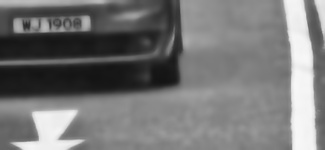
#> input picture plate_images/daily/2025-08-28/1908_20250828_155543_3e51d308_full.jpg, 325 x 150 px
$ python -i advanced_processing.py   (imports and definitions only)   (older library calls are emulated)
#> lines starting #> are read from the running program, lines starting #| are printed output that depends on the picture; after the words box and inside, x2 and y2 are one past the last pixel; in counts of white or black regions, pixels touching at a corner belong together
"""
Advanced image processing utilities for Phase 3 enhancements
Includes perspective correction and quality scoring
"""

import cv2
import numpy as np


def correct_plate_perspective(plate_img, max_angle=30):
    """
    Correct perspective distortion in plate image

    Args:
        plate_img: Input plate image
        max_angle: Maximum angle deviation to correct (degrees)

    Returns:
        Corrected plate image or original if correction fails
    """
    try:
        # Convert to grayscale
        if len(plate_img.shape) == 3:
            gray = cv2.cvtColor(plate_img, cv2.COLOR_BGR2GRAY)
        else:
            gray = plate_img

        # Edge detection
        edges = cv2.Canny(gray, 50, 150, apertureSize=3)

        # Find contours
        contours, _ = cv2.findContours(edges, cv2.RETR_EXTERNAL, cv2.CHAIN_APPROX_SIMPLE)

        if not contours:
            return plate_img

        # Get largest contour (likely the plate border)
        largest_contour = max(contours, key=cv2.contourArea)

        # Get minimum area rectangle
        rect = cv2.minAreaRect(largest_contour)
        angle = rect[2]

        # Normalize angle
        if angle < -45:
            angle = 90 + angle

        # Only correct if angle is significant but not too extreme
        if abs(angle) > 2 and abs(angle) < max_angle:
            # Get rotation matrix
            (h, w) = plate_img.shape[:2]
            center = (w // 2, h // 2)
            M = cv2.getRotationMatrix2D(center, angle, 1.0)

            # Rotate image
            corrected = cv2.warpAffine(plate_img, M, (w, h),
                                      flags=cv2.INTER_CUBIC,
                                      borderMode=cv2.BORDER_REPLICATE)

            return corrected

        return plate_img

    except Exception:
        return plate_img


def calculate_plate_quality_score(plate_img, ocr_confidence=None):
    """
    Calculate comprehensive quality score for plate image

    Args:
        plate_img: Input plate image
        ocr_confidence: Optional OCR confidence score

    Returns:
        Quality score between 0.0 and 1.0
    """
    try:
        # Convert to grayscale if needed
        if len(plate_img.shape) == 3:
            gray = cv2.cvtColor(plate_img, cv2.COLOR_BGR2GRAY)
        else:
            gray = plate_img

        scores = []

        # 1. Sharpness (Laplacian variance) - weight: 30%
        laplacian_var = cv2.Laplacian(gray, cv2.CV_64F).var()
        sharpness_score = min(laplacian_var / 500.0, 1.0)  # Normalize to 0-1
        scores.append(('sharpness', sharpness_score, 0.30))

        # 2. Contrast (standard deviation) - weight: 25%
        contrast = gray.std()
        contrast_score = min(contrast / 100.0, 1.0)  # Normalize to 0-1
        scores.append(('contrast', contrast_score, 0.25))

        # 3. Brightness (distance from ideal 128) - weight: 15%
        mean_brightness = gray.mean()
        brightness_score = 1.0 - abs(mean_brightness - 128) / 128.0
        brightness_score = max(0.0, brightness_score)
        scores.append(('brightness', brightness_score, 0.15))

        # 4. Size adequacy - weight: 10%
        height, width = gray.shape[:2]
        size_score = min((width * height) / (200 * 60), 1.0)  # Normalize based on ideal size
        scores.append(('size', size_score, 0.10))

        # 5. OCR confidence - weight: 20%
        if ocr_confidence is not None:
            ocr_score = float(ocr_confidence)
            scores.append(('ocr', ocr_score, 0.20))
        else:
            # Redistribute weight if no OCR confidence
            for i in range(len(scores)):
                name, score, weight = scores[i]
                scores[i] = (name, score, weight * 1.25)  # Increase other weights proportionally

        # Calculate weighted average
        total_score = sum(score * weight for _, score, weight in scores)

        return min(max(total_score, 0.0), 1.0)  # Clamp to 0-1

    except Exception:
        return 0.5  # Return neutral score on error


# [49 lines left out: function detect_plate_angle, not called in this run]


def enhance_plate_for_ocr(plate_img):
    """
    Apply multiple enhancement techniques and return best result

    Args:
        plate_img: Input plate image

    Returns:
        List of enhanced images with their quality scores
    """
    enhanced_images = []

    try:
        # Original
        original_score = calculate_plate_quality_score(plate_img)
        enhanced_images.append(('original', plate_img, original_score))

        # Perspective corrected
        corrected = correct_plate_perspective(plate_img)
        corrected_score = calculate_plate_quality_score(corrected)
        enhanced_images.append(('perspective_corrected', corrected, corrected_score))

        # High contrast
        if len(plate_img.shape) == 3:
            gray = cv2.cvtColor(plate_img, cv2.COLOR_BGR2GRAY)
        else:
            gray = plate_img

        # CLAHE enhancement
        clahe = cv2.createCLAHE(clipLimit=4.0, tileGridSize=(4, 4))
        enhanced = clahe.apply(gray)
        enhanced_score = calculate_plate_quality_score(enhanced)
        enhanced_images.append(('clahe_enhanced', enhanced, enhanced_score))

        # Bilateral filter (preserves edges while smoothing)
        bilateral = cv2.bilateralFilter(gray, 9, 75, 75)
        bilateral_score = calculate_plate_quality_score(bilateral)
        enhanced_images.append(('bilateral_filtered', bilateral, bilateral_score))

        # Sort by quality score
        enhanced_images.sort(key=lambda x: x[2], reverse=True)

        return enhanced_images

    except Exception:
        # Return original if enhancement fails
        return [('original', plate_img, 0.5)]


# [41 lines left out: function is_plate_readable, not called in this run]

>>> import cv2
>>> picture = cv2.imread('../../plate_images/daily/2025-08-28/1908_20250828_155543_3e51d308_full.jpg')
#> picture is the input picture: shape (150, 325, 3); min 19, max 248, mean 117.4
>>> result = enhance_plate_for_ocr(picture)
#> in calculate_plate_quality_score, `laplacian_var = cv2.Laplacian(gray, cv2.CV_64F).var()`: laplacian_var = 63.52
#> in calculate_plate_quality_score, `sharpness_score = min(laplacian_var / 500.0, 1.0)`: sharpness_score = 0.127
#> in calculate_plate_quality_score, `contrast = gray.std()`: contrast = 57.98
#> in calculate_plate_quality_score, `contrast_score = min(contrast / 100.0, 1.0)`: contrast_score = 0.58
#> in calculate_plate_quality_score, `mean_brightness = gray.mean()`: mean_brightness = 117.4
#> in calculate_plate_quality_score, `brightness_score = 1.0 - abs(mean_brightness - 128) / 128.0`: brightness_score = 0.918
#> the loop in calculate_plate_quality_score, `for i in range(len(scores)):` made 4 passes
#> (name, score, weight) on passes 1 to 4: ('sharpness', 0.127, 0.3), ('contrast', 0.58, 0.25), ('brightness', 0.918, 0.15), ('size', 1, 0.1)
#> after the loop in calculate_plate_quality_score, `for i in range(len(scores)):`: scores = [('sharpness', 0.127, 0.375), ('contrast', 0.58, 0.312), ('brightness', 0.918, 0.188), ('size', 1, 0.125)]
#> in calculate_plate_quality_score, `total_score = sum(score * weight for _, score, weight in scores)`: total_score = 0.526
#> in correct_plate_perspective, `edges = cv2.Canny(gray, 50, 150, apertureSize=3)`:
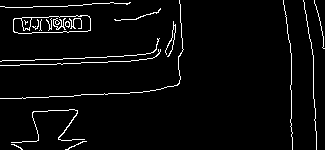
#> edges: shape (150, 325); 3.8% white in thin lines or dots
#> in correct_plate_perspective, `contours, _ = cv2.findContours(edges, cv2.RETR_EXTERNAL, cv2.CHAIN_APP..`: contours = 13 contours, 11 with area under 20; largest, box (x1, y1, x2, y2) and area: (13, 15, 91, 34) 1180, (11, 109, 85, 143) 22
#> in correct_plate_perspective, `largest_contour = max(contours, key=cv2.contourArea)`: largest_contour = contour of 35 points, box (x1, y1, x2, y2) (13, 15, 91, 34), area 1180
#> in correct_plate_perspective, `rect = cv2.minAreaRect(largest_contour)`: rect = ((51.49, 24.26), (77.43, 16.69), -2.12)
#> in correct_plate_perspective, `angle = rect[2]`: angle = -2.12
#> in correct_plate_perspective, `M = cv2.getRotationMatrix2D(center, angle, 1.0)`: M = [[0.999, -0.037, 2.89], [0.037, 0.999, -5.94]]
#> in correct_plate_perspective, `corrected = cv2.warpAffine(plate_img, M, (w, h), flags=cv2.INTER_CUBIC..`:
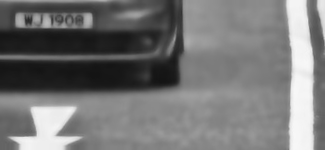
#> corrected: shape (150, 325, 3); min 19, max 248, mean 117.2
#> the loop in calculate_plate_quality_score (call 2), `for i in range(len(scores)):` made 4 passes
#> (name, score, weight) on passes 1 to 4: ('sharpness', 0.124, 0.3), ('contrast', 0.582, 0.25), ('brightness', 0.916, 0.15), ('size', 1, 0.1)
#> in enhance_plate_for_ocr, `corrected_score = calculate_plate_quality_score(corrected)`: corrected_score = 0.525
#> in enhance_plate_for_ocr, `enhanced = clahe.apply(gray)`:
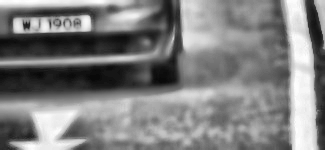
#> enhanced: shape (150, 325); min 7, max 255, mean 127.3
#> in enhance_plate_for_ocr, `enhanced_score = calculate_plate_quality_score(enhanced)`: enhanced_score = 0.631
#> in enhance_plate_for_ocr, `bilateral_score = calculate_plate_quality_score(bilateral)`: bilateral_score = 0.485
#> result = 4 items

$ run again, on plate_images/daily/2025-08-28/5381_20250828_154217_98c9e4eb_full.jpg
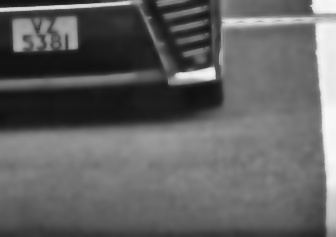
#> input picture plate_images/daily/2025-08-28/5381_20250828_154217_98c9e4eb_full.jpg, 336 x 237 px
#> picture is the input picture: shape (237, 336, 3); min 15, max 251, mean 98.3
#> laplacian_var = 103.5
#> sharpness_score = 0.207
#> contrast = 49.73
#> contrast_score = 0.497
#> mean_brightness = 98.3
#> brightness_score = 0.768
#> the loop in calculate_plate_quality_score, `for i in range(len(scores)):` made 4 passes
#> (name, score, weight) on passes 1 to 4: ('sharpness', 0.207, 0.3), ('contrast', 0.497, 0.25), ('brightness', 0.768, 0.15), ('size', 1, 0.1)
#> after the loop in calculate_plate_quality_score, `for i in range(len(scores)):`: scores = [('sharpness', 0.207, 0.375), ('contrast', 0.497, 0.312), ('brightness', 0.768, 0.188), ('size', 1, 0.125)]
#> total_score = 0.502
#> in correct_plate_perspective, `edges = cv2.Canny(gray, 50, 150, apertureSize=3)`:
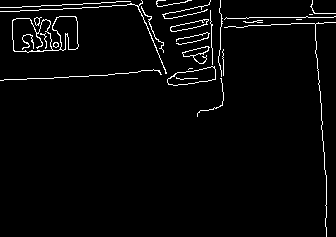
#> edges: shape (237, 336); 3% white in thin lines or dots
#> contours = 24 contours, 17 with area under 20; largest, box (x1, y1, x2, y2) and area: (12, 16, 79, 53) 1718, (167, 66, 216, 86) 558, (170, 19, 209, 32) 198, (182, 46, 210, 64) 143, (34, 17, 42, 26) 30, (0, 0, 167, 74) 23, (53, 42, 59, 48) 21
#> largest_contour = contour of 106 points, box (x1, y1, x2, y2) (12, 16, 79, 53), area 1718
#> rect = ((44.68, 33.94), (65.77, 34.52), -2.66)
#> angle = -2.66
#> M = [[0.999, -0.0465, 5.66], [0.0465, 0.999, -7.68]]
#> the loop in calculate_plate_quality_score (call 2), `for i in range(len(scores)):` made 4 passes
#> (name, score, weight) on passes 1 to 4: ('sharpness', 0.169, 0.3), ('contrast', 0.498, 0.25), ('brightness', 0.771, 0.15), ('size', 1, 0.1)
#> corrected_score = 0.489
#> in enhance_plate_for_ocr, `enhanced = clahe.apply(gray)`:
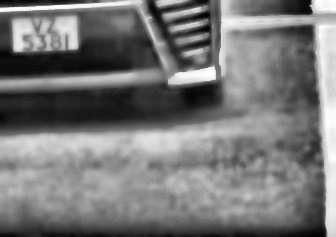
#> enhanced: shape (237, 336); min 1, max 254, mean 119.1
#> enhanced_score = 0.608
#> bilateral_score = 0.463
#> result = 4 items

$ run again, on plate_images/daily/2025-08-28/6641_20250828_152935_32bf7526_full.jpg
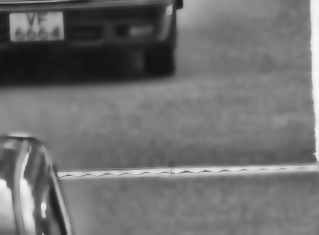
#> input picture plate_images/daily/2025-08-28/6641_20250828_152935_32bf7526_full.jpg, 319 x 235 px
#> picture is the input picture: shape (235, 319, 3); min 17, max 249, mean 111.1
#> laplacian_var = 128.4
#> sharpness_score = 0.257
#> contrast = 42.25
#> contrast_score = 0.423
#> mean_brightness = 111.1
#> brightness_score = 0.868
#> the loop in calculate_plate_quality_score, `for i in range(len(scores)):` made 4 passes
#> (name, score, weight) on passes 1 to 4: ('sharpness', 0.257, 0.3), ('contrast', 0.423, 0.25), ('brightness', 0.868, 0.15), ('size', 1, 0.1)
#> after the loop in calculate_plate_quality_score, `for i in range(len(scores)):`: scores = [('sharpness', 0.257, 0.375), ('contrast', 0.423, 0.312), ('brightness', 0.868, 0.188), ('size', 1, 0.125)]
#> total_score = 0.516
#> in correct_plate_perspective, `edges = cv2.Canny(gray, 50, 150, apertureSize=3)`:
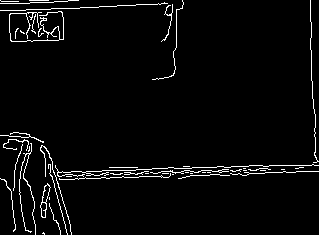
#> edges: shape (235, 319); 3.6% white in thin lines or dots
#> contours = 48 contours, 46 with area under 20; largest, box (x1, y1, x2, y2) and area: (40, 183, 51, 218) 155, (9, 11, 64, 42) 40
#> largest_contour = contour of 33 points, box (x1, y1, x2, y2) (40, 183, 51, 218), area 155
#> rect = ((44.34, 200), (34.36, 6.9), -80.54)
#> in correct_plate_perspective, `angle = rect[2]`: angle = -80.54
#> in correct_plate_perspective, `angle = 90 + angle`: angle = 9.46
#> M = [[0.986, 0.164, -17.07], [-0.164, 0.986, 27.73]]
#> the loop in calculate_plate_quality_score (call 2), `for i in range(len(scores)):` made 4 passes
#> (name, score, weight) on passes 1 to 4: ('sharpness', 0.189, 0.3), ('contrast', 0.439, 0.25), ('brightness', 0.879, 0.15), ('size', 1, 0.1)
#> corrected_score = 0.498
#> in enhance_plate_for_ocr, `enhanced = clahe.apply(gray)`:
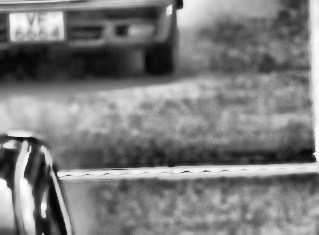
#> enhanced: shape (235, 319); min 3, max 255, mean 123.8
#> enhanced_score = 0.737
#> bilateral_score = 0.427
#> result = 4 items
